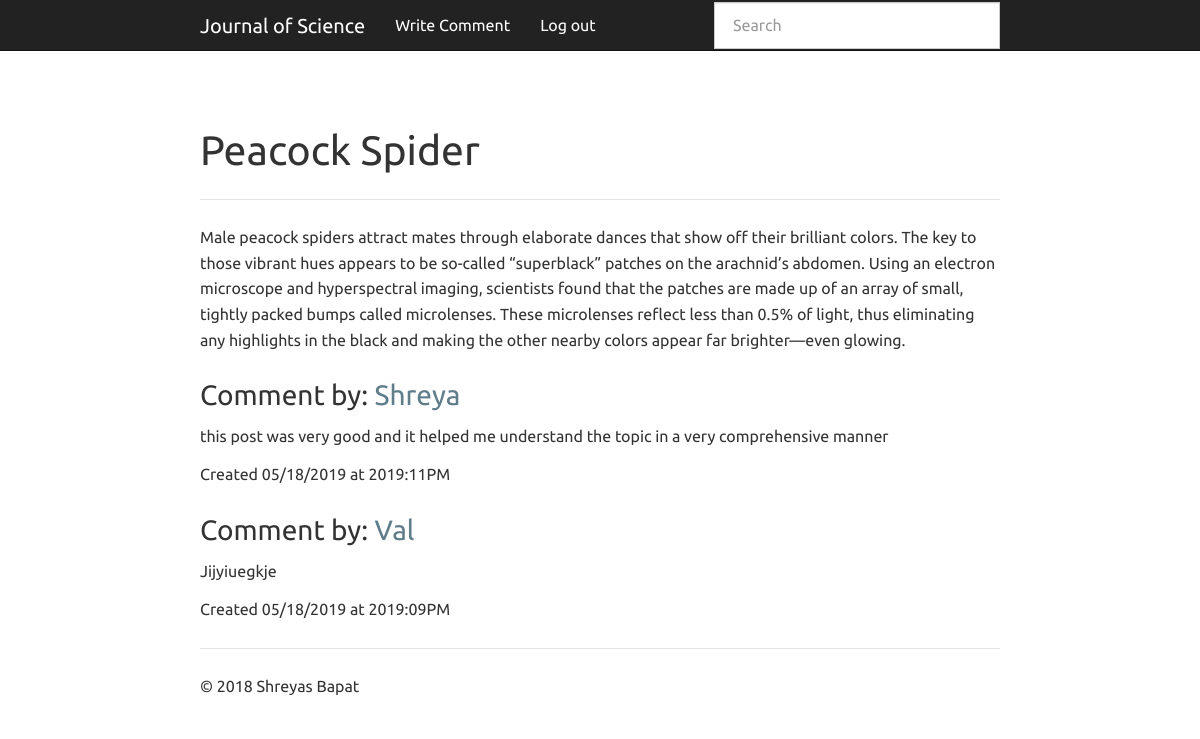
The page / (signed in) on the database its author committed.
### app.py (models this page shows, shortened)
class Entry(flask_db.Model):
    title = CharField()
    slug = CharField(unique=True)
    content = TextField()
    published = BooleanField(index=True)
    timestamp = DateTimeField(default=datetime.datetime.now, index=True)
    @classmethod
    def public(cls):
        return Entry.select().where(Entry.published == True)

### app.py (the view)
@app.route('/')
def index():
    search_query = request.args.get('q')
    if search_query:
        query = Entry.search(search_query)
    else:
        query = Entry.public().order_by(Entry.timestamp.desc())
    return object_list(
        'index.html',
        query,
        search=search_query,
        check_bounds=False)

### templates/index.html (shortened to what this page needs)
{% extends "base.html" %}
{% block content_title %}{% if search %}Search "{{ search }}"{% else %}Peacock Spider{% endif %}{% endblock %}
{% block data %}
  <p>
    Male peacock spiders attract mates through elaborate dances that show off their brilliant colors. The key to those vibrant hues appears to be so-called “superblack” patches on the arachnid’s abdomen. Using an electron microscope and hyperspectral imaging, scientists found that the patches are made up of an array of small, tightly packed bumps called microlenses. These microlenses reflect less than 0.5% of light, thus eliminating any highlights in the black and making the other nearby colors appear far brighter—even glowing.
  </p>
{% endblock %}
{% block content %}
  {% for entry in object_list %}
    <h3> Comment by:
      <a href="{% if entry.published %}{{ url_for('detail', slug=entry.slug) }}{% else %}{{ url_for('edit', slug=entry.slug) }}{% endif %}">
        {{ entry.title }}
      </a>
    </h3>
    <p>
        {{ entry.content }}
    </p>
    <p>Created {{ entry.timestamp.strftime('%m/%d/%Y at %G:%I%p') }}</p>
  {% else %}
    <p>No entries have been created yet.</p>
  {% endfor %}
{% endblock %}

### rows shown on the page
Entry: title "Shreya", content "this post was very good and it helped me understand the topic in a very comprehensive manner", timestamp "05/18/2019 at 2019:11PM"
Entry: title "Val", content "Jijyiuegkje", timestamp "05/18/2019 at 2019:09PM"
